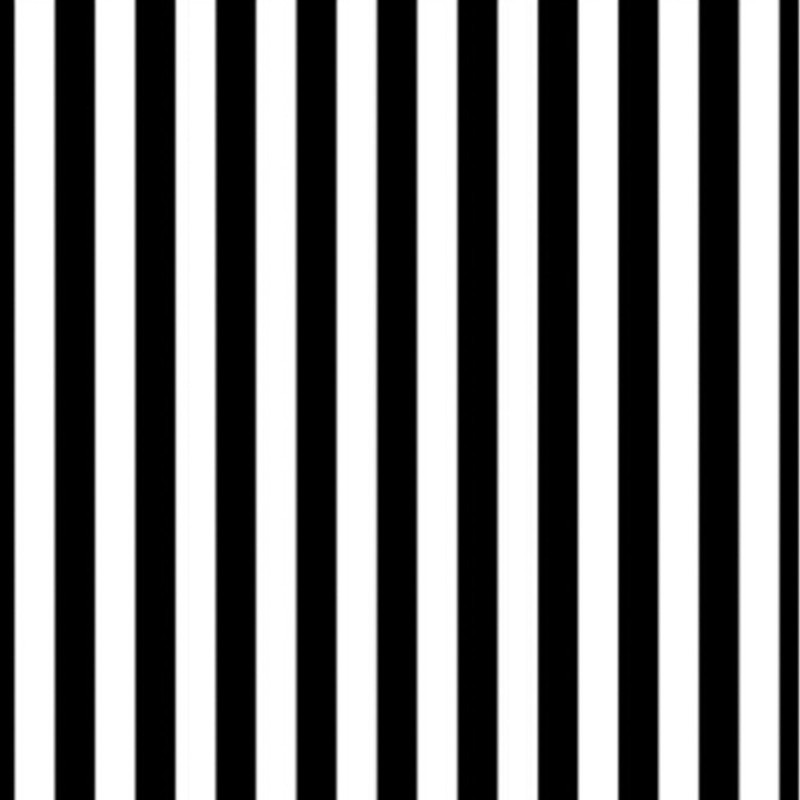
#> input picture Frequency_domain_image_analysis/images/stripes.jpg, 800 x 800 px
$ jupyter execute --allow-errors frequency_analysis.ipynb
#> lines starting #> are read from the running program, lines starting #| are printed output that depends on the picture
#> (a cell that did not finish here is left out)

[cell 2]
## Import all the required libraries ##
import cv2
import numpy as np
import matplotlib.pyplot as plt

[cell 3]
## Read images !!
stripes = cv2.imread('images/stripes.jpg')
#> stripes is the input picture: shape (800, 800, 3); min 0, max 255, mean 128.6
solid = cv2.imread('images/solid.jpg')
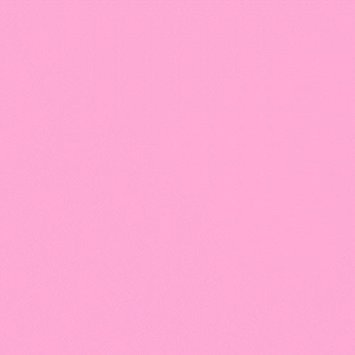
#> input picture Frequency_domain_image_analysis/images/solid.jpg, 355 x 355 px
#> solid is the input picture: shape (355, 355, 3); mean B, G, R 211.9, 169.9, 253.5

## Convert to RGB image and resize !!
new_size = (413, 413)
stripes = cv2.resize(cv2.cvtColor(stripes, cv2.COLOR_BGR2RGB), new_size)
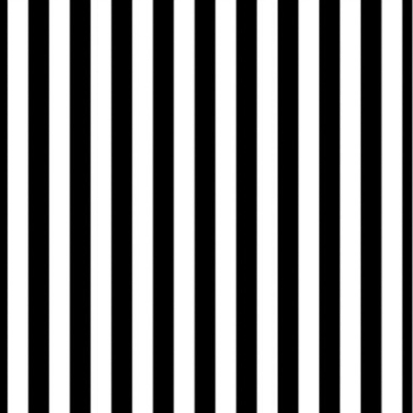
#> stripes: shape (413, 413, 3); min 0, max 255, mean 128.5
solid = cv2.resize(cv2.cvtColor(solid, cv2.COLOR_BGR2RGB), new_size)
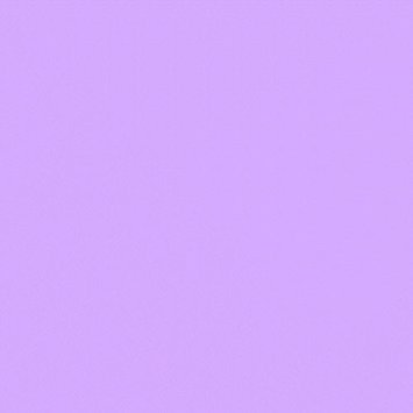
#> solid: shape (413, 413, 3); mean B, G, R 253.5, 169.8, 211.8

## Display images !!
f, (ax1, ax2) = plt.subplots(1, 2, figsize=(10, 5))

ax1.imshow(stripes); ax1.axis(False); ax1.title.set_text('Input image with stripes')
ax2.imshow(solid);ax2.axis(False); ax2.title.set_text('Input image with solid uniform color');
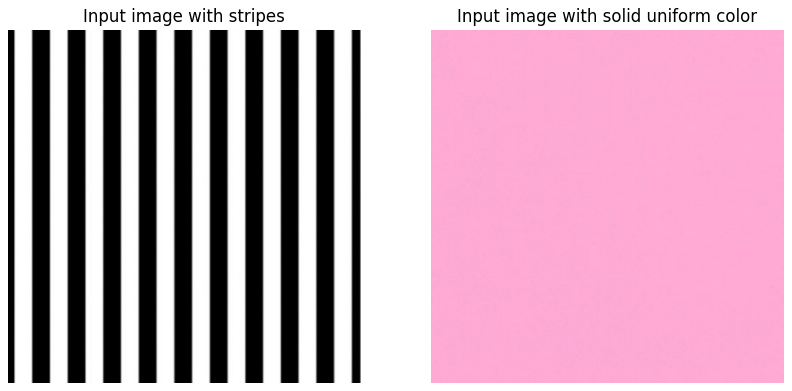
#> figure drawn by matplotlib, 2 panels; B, G, R data is drawn as R, G, B

[cell 4]
## Discrete Fourier transformed (DFT) image 1st method ##

def dft_img_m1(norm_img):
    ## Calculate fourier transformation !!
    f = np.fft.fft2(norm_img)
    ## Shift origin of frequency spectrum to the center of the image !!
    f_shift = np.fft.fftshift(f)
    ## Convert to log scale !!
    spectrum = 20*np.log(np.abs(f_shift))

    return(spectrum)

[cell 5]
## Convert to Grayscale to focus on the intensity patterns in the image !!
gray_stripes = cv2.cvtColor(stripes, cv2.COLOR_RGB2GRAY)
gray_solid = cv2.cvtColor(solid, cv2.COLOR_RGB2GRAY)

## Normalize the images !!
norm_stripes = gray_stripes/255.0
norm_solid = gray_solid/255.0

[cell 6]
## Compute transformed image using 1st method ##
f_stripes = dft_img_m1(norm_stripes)
#> in dft_img_m1, `spectrum = 20*np.log(np.abs(f_shift))`:
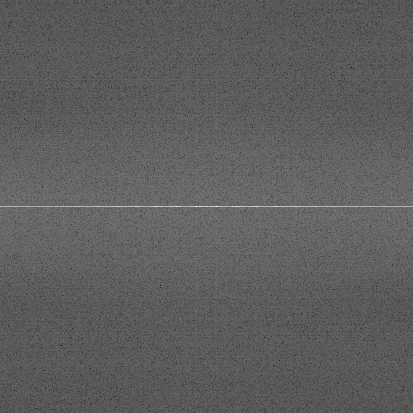
#> spectrum: shape (413, 413) float64; min -167.9, max 227.2, mean -21.9; drawn with min black and max white
f_solid = dft_img_m1(norm_solid)
#> in dft_img_m1 (call 2), `spectrum = 20*np.log(np.abs(f_shift))`:
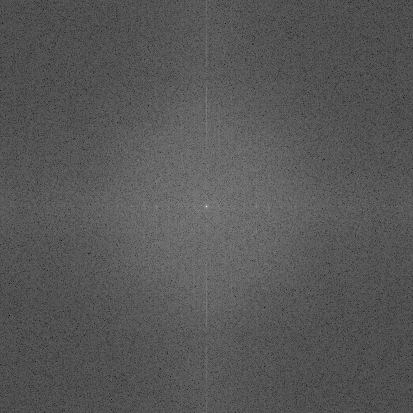
#> spectrum: shape (413, 413) float64; min -148.4, max 236.1, mean -16.5; drawn with min black and max white

## Display images !!
f, (ax1, ax2, ax3, ax4) = plt.subplots(1, 4, figsize=(20, 10))

ax1.imshow(stripes); ax1.axis(False); ax1.title.set_text('Input image with stripes')
ax2.imshow(f_stripes, cmap='gray'); ax2.axis(False); ax2.title.set_text('Frequency spectrum of stripes')
ax3.imshow(solid);ax3.axis(False); ax3.title.set_text('Input image with uniform color')
ax4.imshow(f_solid, cmap='gray');ax4.axis(False); ax4.title.set_text('Frequency spectrum of uniform color')
#> figure, not shown here; B, G, R data is drawn as R, G, B

[cell 7]
## Discrete Fourier transformed (DFT) image 2nd method ##

def dft_img_m2(gray_img):
    ## Calculate fourier transformation !!
    dft = cv2.dft(np.float32(gray_img), flags=cv2.DFT_COMPLEX_OUTPUT)
    ## Shift origin of frequency spectrum to the center of the image !!
    dft_shift = np.fft.fftshift(dft)
    ## Convert to log scale !!
    spectrum = 20* np.log((cv2.magnitude(dft_shift[:,:,0], dft_shift[:,:,1])))

    return spectrum

[cell 8]
## Compute transformed image using 2nd method ##
f_stripes = dft_img_m2(gray_stripes)
f_solid = dft_img_m2(gray_solid)

## Display images !!
f, (ax1, ax2, ax3, ax4) = plt.subplots(1, 4, figsize=(20, 10))

ax1.imshow(stripes); ax1.axis(False); ax1.title.set_text('Input image with stripes')
ax2.imshow(f_stripes, cmap='gray'); ax2.axis(False); ax2.title.set_text('Frequency spectrum of stripes')
ax3.imshow(solid);ax3.axis(False); ax3.title.set_text('Input image with uniform color')
ax4.imshow(f_solid, cmap='gray');ax4.axis(False); ax4.title.set_text('Frequency spectrum of uniform color')
#> figure, not shown here; B, G, R data is drawn as R, G, B
